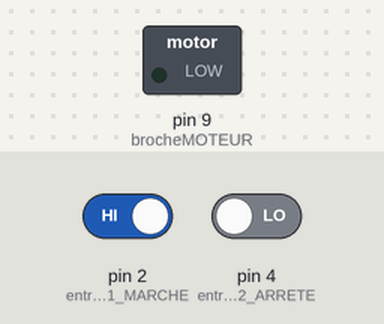
A sketch run on a simulated Arduino Uno, built with avr-gcc and run on an emulated ATmega328P. Shown: switched loads named in the sketch (green lamp = pin HIGH). The test bench sets the inputs (shaded band); at power-on: pin 2 (entreeBOUTON1_MARCHE) HIGH, pin 4 (entreeBOUTON2_ARRETE) LOW.

Above: at 1.2 s.
1.3 s: pin 2 (entreeBOUTON1_MARCHE) driven LOW
At 1.8 s:
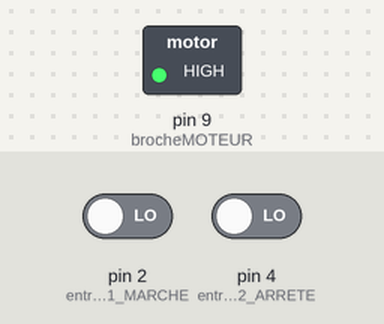
Timing chart, 0 to 4.3 s (numbered marks = the images above; inputs shaded):
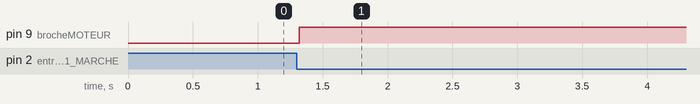

Measured:
- after the input at 1.3 s, pin 9 (brocheMOTEUR): LOW → HIGH at once

The sketch:

Lab4_Etape6.ino
```cpp
/*
 *
 * Laboratoire 4 - Étape 6
 *
 */

int brocheMOTEUR = 9;

 // bouton 1 en rappel haut (met le moteur en marche)
int entreeBOUTON1_MARCHE = 2;
int etatBOUTON1_MARCHE = 0;

 // bouton 2 en rappel bas (arrête le moteur)
int entreeBOUTON2_ARRETE = 4;
int etatBOUTON2_ARRETE = 0;

void setup()
{
   pinMode(brocheMOTEUR, OUTPUT); // Moteur branché à cette broche, via la base du transistor.
   pinMode(entreeBOUTON1_MARCHE, INPUT); // Entrée pour bouton 1.
   pinMode(entreeBOUTON2_ARRETE, INPUT); // Entrée pour bouton 2.
}

void loop()
{
  // lecture des états des boutons
  etatBOUTON1_MARCHE = digitalRead(entreeBOUTON1_MARCHE);
  etatBOUTON2_ARRETE = digitalRead(entreeBOUTON2_ARRETE);

  // ATTENTION: BOUTON1 est en rappel HAUT et BOUTON2 est en rappel BAS
  if (etatBOUTON1_MARCHE == LOW) // Bouton est appuyé (rappel HAUT)
    digitalWrite(brocheMOTEUR, HIGH); // Démarre le moteur
  else if (etatBOUTON2_ARRETE == HIGH) // bouton est appuyé (rappel BAS)
    digitalWrite(brocheMOTEUR, LOW);  // Arrête le moteur

  delay(33); // on règle la fréquence de la boucle à environ 30Hz
}
```
